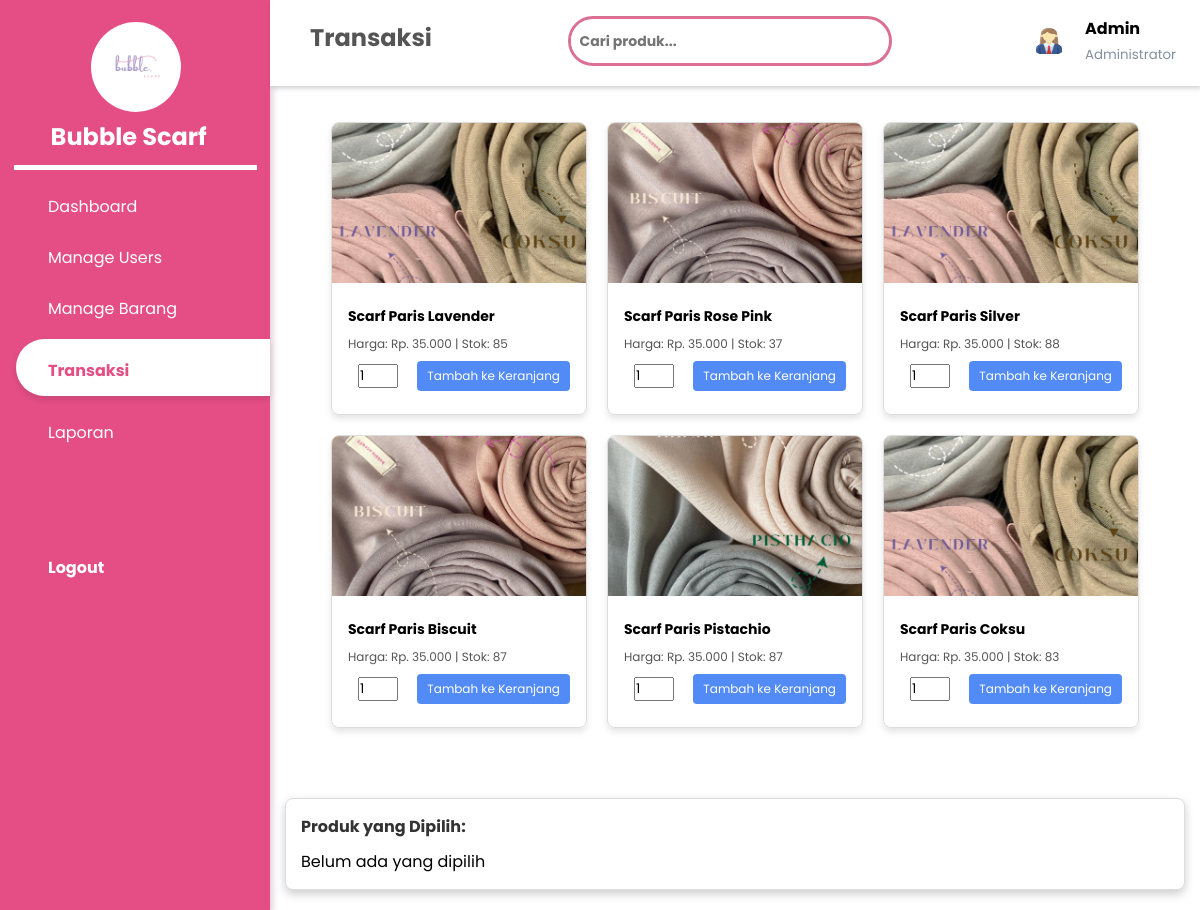
The page /cart.php (signed in) on the database as committed earlier.
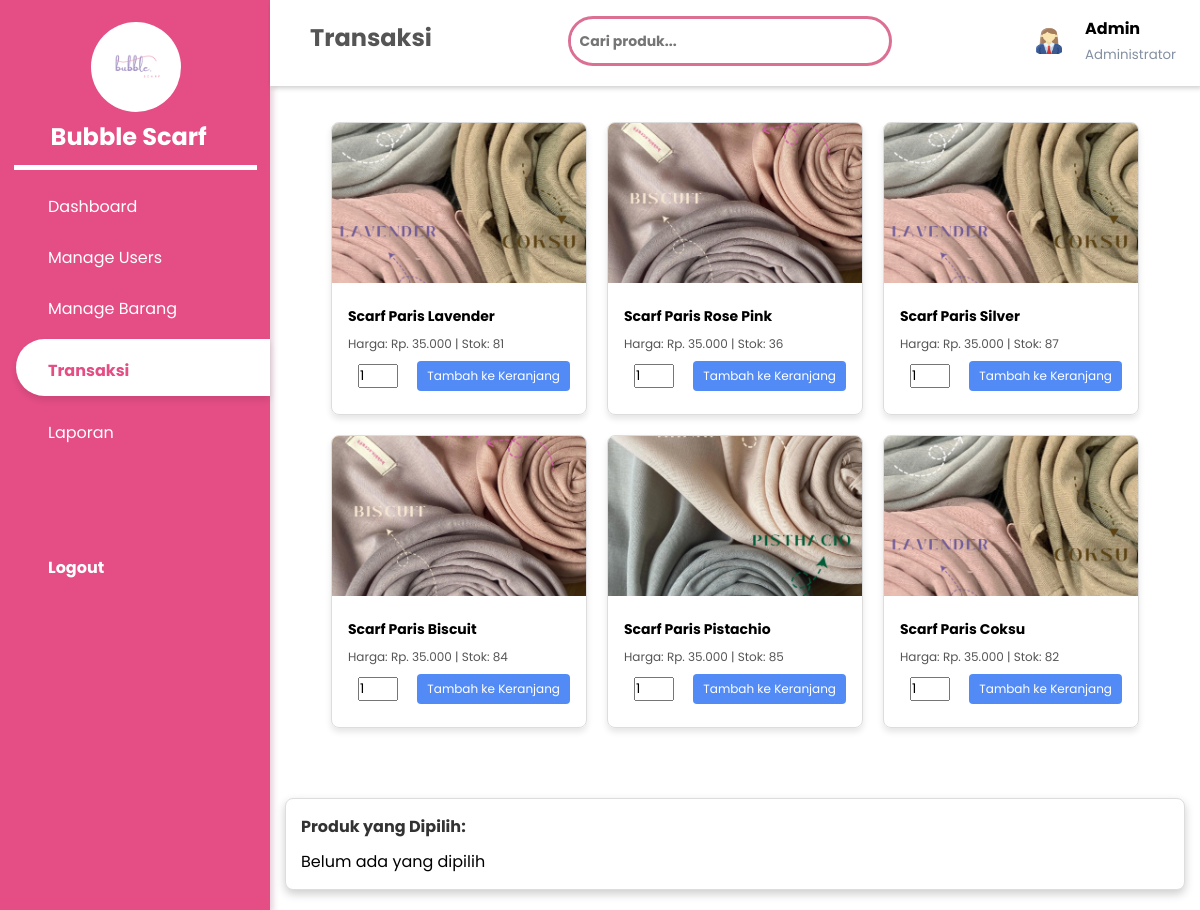
The same page on the database as committed later.
### tables this page shows
CREATE TABLE `user` (
  `Id_user` int(11) NOT NULL,
  `Id_role` int(11) NOT NULL,
  `username` varchar(255) NOT NULL,
  `password` varchar(255) NOT NULL,
  `TTL` date NOT NULL,
  `jenis_kelamin` enum('Perempuan','Laki-laki','','') NOT NULL,
  `alamat` text NOT NULL,
  `no_tlp` varchar(13) NOT NULL,
  `foto` varchar(255) NOT NULL
);

CREATE TABLE `produk` (
  `Id_produk` int(11) NOT NULL,
  `nama_produk` varchar(255) NOT NULL,
  `harga` decimal(10,2) NOT NULL,
  `stok` int(11) NOT NULL,
  `foto_produk` varchar(255) NOT NULL
);

### cart.php (the view, shortened to what this page needs)
<?php
include 'sidebar.php';
$username = $_SESSION['username'];
$role = $_SESSION['role'];
$searchKeyword = $_GET['search'] ?? '';
?>
<!DOCTYPE html>
<html lang="en">
<head>
    <link rel="stylesheet" href="https://maxst.icons8.com/vue-static/landings/line-awesome/line-awesome/1.3.0/css/line.css">
    <link rel="stylesheet" href="https://unicons.iconscout.com/release/v4.0.8/css/line.css">
    <link rel="stylesheet" href="cart.css">
</head>
<body>
<header>
    <h2>
        <label>
            <span class="uil uil-slack"></span>
        </label>
        Transaksi
    </h2>
    <form method="GET" action="cart.php" class="search-wrapper">
        <input type="text" name="search" placeholder="Cari produk..." value="<?php echo htmlspecialchars($searchKeyword); ?>" class="search-input">
        <button type="submit" class="search-btn"><i class="uil uil-search uil-search"></i></button>
    </form>
    <?php
    $queryUser = "SELECT foto FROM user WHERE username = '$username'";
    $resultUser = mysqli_query($conn, $queryUser);
    $userData = mysqli_fetch_assoc($resultUser);
    $fotoUser = !empty($userData['foto']) ? 'uploads/users/' . $userData['foto'] : 'img/default.jpg';
    ?>
    <div class="user-wrapper">
        <img src="<?php echo htmlspecialchars($fotoUser); ?>" width="40px" height="30px" alt="User">
        <div>
            <h4><?php echo htmlspecialchars($username); ?></h4>
            <small><?php echo htmlspecialchars($role); ?></small>
        </div>
    </div>
</header>
<?php
$query = "SELECT Id_produk, nama_produk, harga, stok, foto_produk FROM produk";
$result = mysqli_query($conn, $query);
?>
<div class="main-content">
    <main>
        <div class="card-container">
            <?php if (mysqli_num_rows($result) > 0): ?>
                <?php while ($product = mysqli_fetch_assoc($result)): ?>
                    <div class="card" data-id="<?php echo $product['Id_produk']; ?>" data-name="<?php echo $product['nama_produk']; ?>" data-price="<?php echo $product['harga']; ?>" data-stock="<?php echo $product['stok']; ?>">
                        <img src="uploads/produks/<?php echo $product['foto_produk']; ?>" class="card-img-top" alt="<?php echo $product['nama_produk']; ?>">
                        <div class="card-body">
                            <h5 class="card-title"><?php echo $product['nama_produk']; ?></h5>
                            <p class="card-text">Harga: Rp. <?php echo number_format($product['harga'], 0, ',', '.'); ?> | Stok: <?php echo $product['stok']; ?></p>
                            <input type="number" id="quantity-<?php echo $product['Id_produk']; ?>" min="1" value="1" style="width: 40px; margin-bottom: 10px; margin-left: 10px;">
                            <button class="btn-primary" onclick="addToCart(<?php echo $product['Id_produk']; ?>)">Tambah ke Keranjang</button>
                        </div>
                    </div>
                <?php endwhile; ?>
            <?php else: ?>
                <p style="text-align: center; font-weight: bold; margin-top: 20px;">Produk tidak ditemukan.</p>
            <?php endif; ?>
        </div>
        <div class="floating-cart">
            <h4>Produk yang Dipilih:</h4>
            <div id="cart-items" class="selected-products">
                <span id="no-selection-text">Belum ada yang dipilih</span>
            </div>
        </div>
    </main>
</div>
</body>
</html>

### sidebar.php (shortened to what this page needs)
<?php
$role = isset($_SESSION['role']) ? $_SESSION['role'] : null;
?>
<!DOCTYPE html>
<html lang="en">
<head>
    <link rel="stylesheet" href="https://maxst.icons8.com/vue-static/landings/line-awesome/line-awesome/1.3.0/css/line-awesome.min.css">
    <link rel="stylesheet" href="style.css">
</head>
<body>
<?php
$current_page = basename($_SERVER['PHP_SELF']);
?>
<div class="sidebar">
    <div class="sidebar-brand">
    <img class="img-logo" src="img/logo.JPG"  alt="Logo" >
        <h2><span ></span> <?= htmlspecialchars("Bubble Scarf") ?></h2>
    </div>
    <div class="sidebar-menu">
        <ul>
            <li>
                <a href="dashboard.php" class="<?= ($current_page == 'dashboard.php') ? 'active' : '' ?>">
                    <span class="las la-igloo"></span>
                    <span>Dashboard</span>
                </a>
            </li>
            <?php if ($role === 'Administrator'): ?>
                <li>
                    <a href="master_user.php" class="<?= ($current_page == 'master_user.php') ? 'active' : '' ?>">
                        <span class="las la-users"></span>
                        <span>Manage Users</span>
                    </a>
                </li>
            <?php endif; ?>
            <li>
                <a href="master_barang.php" class="<?= ($current_page == 'master_barang.php') ? 'active' : '' ?>">
                    <span class="las la-shopping-bag"></span>
                    <span>Manage Barang</span>
                </a>
            </li>
            <li>
                <a href="cart.php" class="<?= ($current_page == 'cart.php') ? 'active' : '' ?>">
                    <span class="las la-receipt"></span>
                    <span>Transaksi</span>
                </a>
            </li>
            <li>
                <a href="laporan.php" class="<?= ($current_page == 'laporan.php') ? 'active' : '' ?>">
                    <span class="las la-clipboard-list"></span>
                    <span>Laporan</span>
                </a>
            </li>
            <li style="margin-top: 100px; font-weight: bold;">
                <a href="logout.php" class="<?= ($current_page == 'logout.php') ? 'active' : '' ?>">
                    <span class="las la-sign-out-alt"></span>
                    <span>Logout</span>
                </a>
            </li>
        </ul>
    </div>
</div>
</body>
</html>

### style.css (style rules this page uses)
:root { --main-color: #e44e85; --color-dark: #1D2231; --text-grey: #8390A2; }
* { padding: 0; margin: 0; box-sizing: border-box; list-style-type: none; text-decoration: none; font-family: 'poppins', sans-serif; }
.sidebar { width: 270px; position: fixed; left: 0; top: 0; height: 100%; background: var(--main-color); z-index: 100%; box-shadow: 3px 3px 6px rgba(114, 22, 76, 0.2); }
.sidebar-brand { height: 170px; padding: 4.5rem 0rem 1rem 2rem; color: #fff; border-bottom: 5px solid #fff; padding-bottom: 20px; margin-bottom: 20px; width: 90%; margin: 0 auto; }
.img-logo { width: 90px; height: 90px; border-radius: 100px; margin-left: 45px; margin-top: -50px; }
.sidebar-menu { margin-top: 1rem; }
.sidebar-menu li { width: 100%; margin-bottom: 1rem; font-size: 1rem; padding-left: 1rem; }
.sidebar-menu a { padding-left: 1rem; display: block; color: #fff; font-size: 1rem; }
.sidebar-menu a.active { background: #ffffff; padding-top: 0.7rem; padding-bottom: 0.7rem; color: var(--main-color); font-weight: bold; border-radius: 30px 0px 0px 30px; box-shadow: 0px 4px 6px rgba(0, 0, 0, 0.1); transition: all 0.3s ease; }
.sidebar-menu a span:first-child { font-size: 1.5rem; padding-right: 1rem; }
.main-content { margin-left: 270px; }
header { background: #fff; display: flex; justify-content: space-between; padding: 1rem 1.5rem; box-shadow: 2px 2px 5px rgba(0,0,0,0.2); position: fixed; left: 270px; width: calc(100% - 270px); top: 0; z-index: 100; }
header h2 { color: #555; }
header label span { font-size: 1.7rem; padding-right: 1rem; }
.search-wrapper { border: 3px solid palevioletred; border-radius: 30px; height: 50px; display: flex; align-items: center; overflow: hidden; }
.search-input { border: none; padding: 8px 8px; width: 100%; font-size: 14px; outline: none; color: rgb(160, 92, 223); font-weight: bold; }
.search-btn { background: none; border: none; cursor: pointer; padding: 8px; }
.user-wrapper { display: flex; align-items: center; }
.user-wrapper img { border-radius: 50%; margin-right: 1rem; }
.user-wrapper small { display: inline-block; color: var(--text-grey); margin-top: -3px; }
main { margin-top: 50px; padding: 2rem 1.5rem; background: #fff; min-height: calc(100vh - 90px); }

### cart.css (style rules this page uses)
body { font-family: Arial, sans-serif; margin: 0; padding: 0; min-height: 100vh; background-color: #fff; padding-bottom: 150px; }
.card-container { display: flex; flex-wrap: wrap; gap: 20px; justify-content: center; margin-top: 40px; }
.card { width: 16rem; border: 1px solid #ddd; border-radius: 8px; box-shadow: 0 4px 6px rgba(0, 0, 0, 0.1); overflow: hidden; transition: transform 0.3s ease; }
.card-img-top { width: 100%; height: 160px; object-fit: cover; }
.card-body { padding: 16px; }
.card-title { font-size: 14px; font-weight: bold; }
.card-text { font-size: 12px; color: #555; margin: 8px 0; }
.btn-primary { display: inline-block; background-color: rgb(82, 139, 245); color: white; padding: 6px 10px; margin-left: 15px; text-decoration: none; border: none; border-radius: 4px; transition: background-color 0.3s; font-size: 12px; cursor: pointer; }
header { padding-bottom: 20px; margin-bottom: 40px; }
.floating-cart { position: fixed; bottom: 20px; left: 50%; transform: translateX(-35%); width: 900px; background-color: #fff; box-shadow: 0 4px 10px rgba(0, 0, 0, 0.2); border-radius: 8px; padding: 15px; z-index: 1000; border: 1px solid #ddd; }
.floating-cart h4 { margin: 0 0 10px 0; font-size: 16px; font-weight: bold; color: #333; }
.selected-products { display: flex; gap: 10px; flex-wrap: wrap; margin-top: 10px; }

Rows that differ between the two databases and show on the page:
changed produk "Scarf Paris Lavender": stok "85" → "81"
changed produk "Scarf Paris Rose Pink": stok "37" → "36"
changed produk "Scarf Paris Silver": stok "88" → "87"
changed produk "Scarf Paris Biscuit": stok "87" → "84"
changed produk "Scarf Paris Pistachio": stok "87" → "85"
changed produk "Scarf Paris Coksu": stok "83" → "82"
